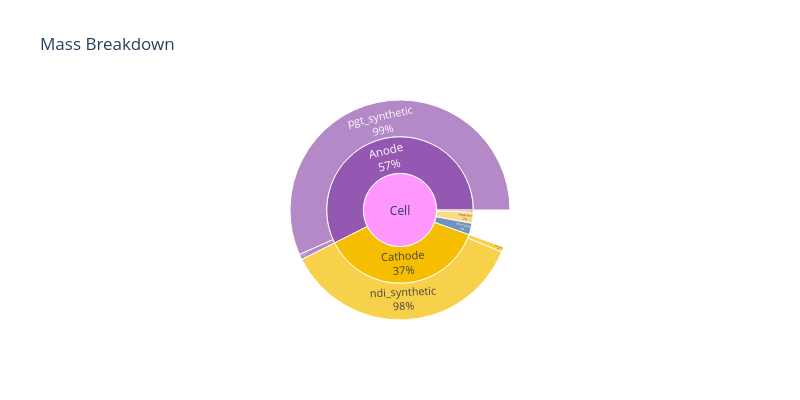

Notebook source saved alongside this figure:
### Code cell
figure = cell.get_mass_breakdown_plot(width=800, height=400)
figure.show()

### Figure 1 — Plotly figure (JSON) as saved in the notebook; plotly's stock layout.template omitted (floating-point values rounded to 4 significant figures)
{"data": [{"branchvalues": "total", "customdata": [["(?)"], ["Anode"], ["Anode"], ["Anode"], ["Cathode"], ["Cathode"], ["Cathode"], ["Electrolyte"], ["Encapsulation"], ["Separator"]], "domain": {"x": [0, 1], "y": [0, 1]}, "hovertemplate": "labels=%{label}<br>mass=%{value}<br>parent=%{parent}<br>id=%{id}<br>level_1=%{customdata[0]}<extra></extra>", "ids": ["Cell", "Cell/Anode/pgt_synthetic", "Cell/Anode/Aluminium", "Cell/Anode", "Cell/Cathode/ndi_synthetic", "Cell/Cathode/Aluminium", "Cell/Cathode", "Cell/Electrolyte", "Cell/Encapsulation", "Cell/Separator"], "labels": ["Cell", "pgt_synthetic", "Aluminium", "Anode", "ndi_synthetic", "Aluminium", "Cathode", "Electrolyte", "Encapsulation", "Separator"], "marker": {"colors": ["#FF97FF", "#9558B2", "#9558B2", "#9558B2", "#F6BE00", "#F6BE00", "#F6BE00", "#3465A4", "#E86E1C", "#FECB52"]}, "name": "", "parents": ["", "Cell/Anode", "Cell/Anode", "Cell", "Cell/Cathode", "Cell/Cathode", "Cell", "Cell", "Cell", "Cell"], "textinfo": "percent parent+label", "type": "sunburst", "values": [2472.0, 1400.0, 19.72, 1419.0, 898.6, 19.06, 917.6, 62.66, 11.29, 60.6]}], "layout": {"height": 400, "legend": {"tracegroupgap": 0}, "title": {"text": "Mass Breakdown"}, "width": 800}}
